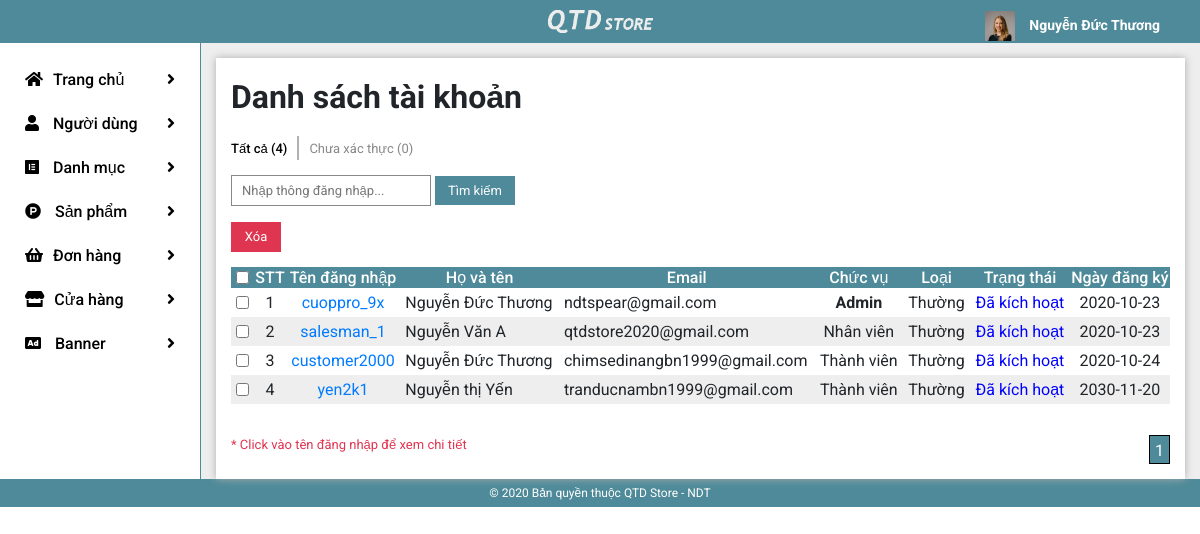
The page /admin/index.php?mod=users (signed in) on the database its author committed.
### tables this page shows
CREATE TABLE `tbl_users` (
  `user_id` int(11) NOT NULL,
  `username` varchar(32) NOT NULL,
  `password` varchar(50) NOT NULL,
  `first_name` varchar(30) NOT NULL,
  `last_name` varchar(7) NOT NULL,
  `date_of_birth` date DEFAULT NULL,
  `gender` enum('male','female','','') NOT NULL,
  `phone` varchar(11) NOT NULL,
  `email` varchar(50) NOT NULL,
  `position` enum('member','salesman','manager') NOT NULL DEFAULT 'member',
  `address` varchar(100) DEFAULT NULL,
  `img_id` int(11) DEFAULT 1,
  `active_token` varchar(40) DEFAULT NULL,
  `is_active` enum('0','1') NOT NULL DEFAULT '0',
  `reset_token` varchar(40) DEFAULT NULL,
  `reg_date` date NOT NULL DEFAULT current_timestamp(),
  `region_id` int(11) DEFAULT NULL
);

### admin/libraries/database.php (called while the page is built, shortened)
<?php
function db_query($query_string) {
    global $conn;
    $result = mysqli_query($conn, $query_string);
    return $result;
}
function db_fetch_row($query_string) {
    $mysqli_result = db_query($query_string);
    $result = mysqli_fetch_assoc($mysqli_result);
    return $result;
}
function db_fetch_array($query_string) {
    $result = array();
    $mysqli_result = db_query($query_string);
    while ($row = mysqli_fetch_assoc($mysqli_result)) {
        $result[] = $row;
    }
    return $result;
}
function db_num_rows($query_string) {
    $mysqli_result = db_query($query_string);
	return mysqli_num_rows($mysqli_result);
}

### admin/modules/users/controllers/indexController.php (called while the page is built, shortened)
<?php
function indexAction()
{
    $list_user = check_pagging();
    $data['list_user'] = $list_user;
    load_view('index', $data);
}

### admin/core/router.php (called while the page is built, shortened)
<?php
$action_name = get_action().'Action';
call_function(array('construct', $action_name));

### admin/core/appload.php (called while the page is built, shortened)
<?php
require CONFIGPATH . DIRECTORY_SEPARATOR . 'database.php';
require LIBPATH . DIRECTORY_SEPARATOR . 'database.php';
require COREPATH . DIRECTORY_SEPARATOR . 'base.php';
require COREPATH . DIRECTORY_SEPARATOR . 'router.php';

### admin/index.php (called while the page is built, shortened)
<?php
require COREPATH.DIRECTORY_SEPARATOR.'appload.php';

### admin/modules/users/views/indexView.php (the view, shortened to what this page needs)
<?php
get_header()
?>
<head>
    <link rel="stylesheet" href="public/css/form-search.css">
    <link rel="stylesheet" href="public/css/table.css">
</head>
<div id="wp-content">
    <div class="container-fluid">
        <div class="row">
            <div class="col-xl-2 sidebar">
                <?php get_sidebar() ?>
            </div>
            <div class="col-xl-10 content">
                <div class="main-content">
                    <h1>Danh sách tài khoản</h1>
                    <ul class="clear order-list">
                        <li class="active">
                            <a href="">Tất cả (<span class="num"><?php echo count($list_user) ?></span>)</a>
                        </li>
                        <li>
                            <a href="">Chưa xác thực (<span class="num">0</span>)</a>
                        </li>
                    </ul>
                    <form action="" method="get">
                        <input type="text" name="search" placeholder="Nhập thông đăng nhập..." id="search-box">
                        <input type="submit" name="btn_search" id="search" value="Tìm kiếm">
                    </form>
                    <form action="" method="post">
                        <button type="submit" name="btn_del" id="del">Xóa</button>
                        <div class="list">
                            <table>
                                <thead>
                                    <tr>
                                        <td>
                                            <input type="checkbox" name="select_all" id="select-all">
                                        </td>
                                        <td>STT</td>
                                        <td>Tên đăng nhập</td>
                                        <td>Họ và tên</td>
                                        <td>Email</td>
                                        <td>Chức vụ</td>
                                        <td>Loại</td>
                                        <td>Trạng thái</td>
                                        <td>Ngày đăng ký</td>
                                    </tr>
                                </thead>
                                <tbody>
                                    <?php
                                    $temp = 0;
                                    foreach ($list_user as $user) {
                                        $temp++;
                                    ?>
                                        <tr>
                                            <td>
                                                <input type="checkbox" name="select[]" value="<?php echo $user['user_id'] ?>" id="select">
                                            </td>
                                            <td><?php echo $temp ?></td>
                                            <td><a href="?mod=users&action=detail&id=<?php echo $user['user_id'] ?>"><?php echo $user['username'] ?></a></td>
                                            <td class="text-left"><?php echo $user['first_name'] . " " . $user['last_name'] ?></td>
                                            <td class="text-left"><?php echo $user['email'] ?></td>
                                            <td><?php echo check_position($user['position']) ?></td>
                                            <td>Thường</td>
                                            <td><?php echo check_active($user['is_active']) ?></td>
                                            <td><?php echo $user['reg_date'] ?></td>
                                        </tr>
                                    <?php
                                    }
                                    ?>
                                </tbody>
                            </table>
                        </div>
                    </form>
                    <div class="foot-table">
                        <span class="alert">* Click vào tên đăng nhập để xem chi tiết</span>
                        <?php
                        echo get_pagging("?mod=users");
                        ?>
                    </div>
                </div>
            </div>
        </div>
    </div>
</div>
<?php
get_footer()
?>

### admin/core/base.php (shortened to what this page needs)
<?php
function get_module() {
    global $config;
    $module = isset($_GET['mod']) ? $_GET['mod'] : $config['default_module'];
    return $module;
}
function call_function($list_function = array()) {
    if (is_array($list_function)) {
        foreach ($list_function as $f) {
            if (function_exists($f())) {
                $f();
            }
        }
    }
}
function load_view($name, $data_send = array()) {
    $data = $data_send;
    $path = MODULESPATH . DIRECTORY_SEPARATOR . get_module() . DIRECTORY_SEPARATOR . 'views' . DIRECTORY_SEPARATOR . $name . 'View.php';
    if (file_exists($path)) {
        require $path;
    } else {
        echo "Không tìm thấy {$path}";
    }
}
function get_header($name = '') {
    if (empty($name)) {
        $name = 'header';
    } else {
        $name = "header-{$name}";
    }
    $path = LAYOUTPATH . DIRECTORY_SEPARATOR . $name . '.php';
    if (file_exists($path)) {
        require $path;
    } else {
        echo "Không tìm thấy {$path}";
    }
}
function get_footer($name = '') {
    if (empty($name)) {
        $name = 'footer';
    } else {
        $name = "footer-{$name}";
    }
    $path = LAYOUTPATH . DIRECTORY_SEPARATOR . $name . '.php';
    if (file_exists($path)) {
        require $path;
    } else {
        echo "Không tìm thấy {$path}";
    }
}
function get_sidebar($name = '') {
    if (empty($name)) {
        $name = 'sidebar';
    } else {
        $name = "sidebar-{$name}";
    }
    $path = LAYOUTPATH . DIRECTORY_SEPARATOR . $name . '.php';
    if (file_exists($path)) {
        require $path;
    } else {
        echo "Không tìm thấy {$path}";
    }
}
?>

### admin/layout/header.php (shortened to what this page needs)
<html lang="en">
<head>
    <link rel="stylesheet" href="public/css/all.css">
    <link rel="stylesheet" href="public/css/reset.css">
    <link rel="stylesheet" href="public/css/bootstrap-grid.min.css">
    <link rel="stylesheet" href="public/css/main.css">
</head>
<body>
    <div id="wrapper">
        <div id="header">
            <div class="container-fluid">
                <div class="col-lg-5 col-md-4 col-sm-4 col-3">
                </div>
                <div class="col-lg-2 col-md-4 col-sm-4 col-6 logo">
                    <a href="?">
                        <img src="public/images/qtd_logo.png" class="img-fluid">
                    </a>
                </div>
                <div class="col-lg-5 col-md-4 col-sm-4 col-3">
                    <span class="right-header">
                        <span class="account-bar">
                            <img src="public/images/user-1.png" alt="">
                            <h3><?php
                                $user = db_fetch_row("SELECT * FROM `tbl_users` WHERE `username` = '{$_SESSION['user_login']}'");
                                echo $user['first_name'] . " " . $user['last_name'];
                                ?></h3>
                        </span>
                    </span>
                </div>
            </div>
        </div>
    </div>
</body>

### admin/layout/sidebar.php (shortened to what this page needs)
<ul class="clear action">
    <li>
        <a href="?"><span><i class="fas fa-home before"></i>Trang chủ <i class="fas fa-angle-right"></i></span></a>
    </li>
    <li>
        <span><i class="fas fa-user before"></i> Người dùng <i class="fas fa-angle-right"></i></span>
    </li>
    <li>
        <span><i class="fab fa-elementor before"></i> Danh mục <i class="fas fa-angle-right"></i></span>
    </li>
    <li>
        <span><i class="fab fa-product-hunt before"></i> Sản phẩm <i class="fas fa-angle-right"></i></span>
    </li>
    <li>
        <span><i class="fas fa-shopping-basket before"></i>Đơn hàng <i class="fas fa-angle-right"></i></span>
    </li>
    <li>
        <span><i class="fas fa-store before"></i>Cửa hàng <i class="fas fa-angle-right"></i></span>
    </li>
    <li>
        <span><i class="fas fa-ad before"></i> Banner <i class="fas fa-angle-right"></i></span>
    </li>
</ul>

### admin/modules/users/models/indexModel.php (shortened to what this page needs)
<?php
function check_active($is_active)
{
    if ($is_active == 1) {
        return "<span class='is-active'>Đã kích hoạt</span>";
    } else {
        return "<span class='not-active'>Chưa kích hoạt</span>";
    }
}
function check_position($postion)
{
    if ($postion == 'manager') {
        return '<strong>Admin</strong>';
    }
    if ($postion == 'salesman') {
        return 'Nhân viên';
    }
    if ($postion == 'member') {
        return 'Thành viên';
    }
}
function check_pagging()
{
    $total_row = db_num_rows("SELECT * FROM `tbl_users`");
    $num_per_page = 10;
    $page = isset($_GET['page']) ? (int)$_GET['page'] : 1;
    if ($total_row <= 10) {
        if (isset($_GET['is_active'])) {
            $result = db_fetch_array("SELECT * FROM `tbl_users` WHERE `is_active` = '0'");
            return $result;
        } else {
            $result = db_fetch_array("SELECT * FROM `tbl_users`");
            return $result;
        }
    }
}
function get_pagging($base_url)
{
    $total_row = db_num_rows("SELECT * FROM `tbl_users`");
    $num_per_page = 10;
    $num_page = ceil($total_row / $num_per_page);
    $page = isset($_GET['page']) ? (int)$_GET['page'] : 1;
    $str_pagging = "<ul class='clear pagging'>";
    if ($page <= 1 && !isset($_GET['page'])) {
        $str_pagging .= "";
    }
    for ($i = 1; $i <= $num_page; $i++) {
        $active = "";
        if ($i == $page) {
            $active = "class='active'";
        }
        $str_pagging .= "<li {$active}><a href=\"{$base_url}&page={$i}\">{$i}</a></li>";
    }
    $str_pagging .= "</ul>";
    return $str_pagging;
}

### admin/layout/footer.php (shortened to what this page needs)
<div id="footer">
    <span>&copy; 2020 Bản quyền thuộc QTD Store - NDT</span>
</div>
</html>

### admin/public/css/all.css (style rules this page uses)
.fa, .fas, .far, .fal, .fad, .fab { -moz-osx-font-smoothing: grayscale; -webkit-font-smoothing: antialiased; display: inline-block; font-style: normal; font-variant: normal; text-rendering: auto; line-height: 1; }
.fa-ad:before { content: "\f641"; }
.fa-angle-right:before { content: "\f105"; }
.fa-elementor:before { content: "\f430"; }
.fa-home:before { content: "\f015"; }
.fa-product-hunt:before { content: "\f288"; }
.fa-shopping-basket:before { content: "\f291"; }
.fa-store:before { content: "\f54e"; }
.fa-user:before { content: "\f007"; }
.fab { font-family: 'Font Awesome 5 Brands'; font-weight: 400; }
.fa, .fas { font-family: 'Font Awesome 5 Free'; font-weight: 900; }

### admin/public/css/main.css (style rules this page uses)
body { font-family: 'Roboto', sans-serif; }
#header { background: rgb(78, 138, 153); }
#header .container-fluid { display: flex; }
.logo { padding: 10px 45px; }
.img-fluid { width: 100%; height: auto; }
.foot-table { display: flex; justify-content: space-between; }
.right-header { display: flex; justify-content: flex-end; }
.account-bar { cursor: pointer; margin-right: 10px; position: relative; }
.account-bar img { width: 30px; height: 30px; }
.account-bar h3 { cursor: pointer; text-align: right; display: inline-block; padding-top: 15px; color: #fff; margin-bottom: 0; margin-left: 10px; font-size: 14px; }
ul.clear { list-style: none; padding: 0; margin: 0; }
ul.action { padding: 15px 0; }
ul.action li span { cursor: pointer; position: relative; display: block; padding: 10px; text-decoration: none; color: #000; font-weight: 500; background: #fff; border-radius: 5px; }
ul.action li a { display: block; text-decoration: none; }
ul.action li span i.fa-angle-right { position: absolute; top: 13px; right: 10px; transition: all .2s; }
ul.action li span i.before { margin-right: 10px; }
.content { padding-top: 15px; border-left: 1px solid rgb(78, 138, 153); min-height: 550px; background: #eee; }
.main-content { background: #fff; padding: 15px; height: 100%; box-shadow: 0 0 8px rgb(172, 172, 172); overflow: hidden; }
.content h1 { margin-bottom: 15px; }
ul.order-list { margin: 15px 0; display: flex; }
ul.order-list li { padding: 0 10px; border-right: 2px solid rgb(177, 177, 177); }
ul.order-list li:first-child { padding-left: 0; }
ul.order-list li:last-child { border: none; }
ul.order-list li a { color: #888; font-size: 13px; }
ul.order-list li.active a { color: #000; font-weight: 500; font-size: 13px; }
.is-active { color: blue; }
.text-left { text-align: left; }
ul.pagging { display: flex; }
ul.pagging li { margin-left: 5px; }
ul.pagging li a { display: inline-block; border: 1px solid #888; padding: 0 5px; padding-top: 3px; color: #888; text-decoration: none; }
ul.pagging li.active a { border: 1px solid #000; background: rgb(78, 138, 153); color: #fff; }
.alert { color: #e03550; font-size: 13px; }
#footer { background: rgb(78, 138, 153); color: #fff; padding: 5px 0; text-align: center; font-size: 12px; }

### admin/public/css/form-search.css (style rules this page uses)
form { width: 100%; overflow: hidden; }
#search-box { padding: 5px 10px; width: 200px; font-size: 13px; border: 1px solid #888; }
#search { padding: 5px 0; color: #fff; text-align: center; width: 80px; font-size: 13px; border: none; background: rgb(78, 138, 153); }
#del { padding: 5px 0; color: #fff; text-align: center; width: 50px; font-size: 13px; border: none; background: #e03550; }

### admin/public/css/table.css (style rules this page uses)
.list { width: 100%; }
table { margin: 15px 0; width: 100%; border-collapse: collapse; }
table thead tr td { font-weight: 500; text-align: center; background: rgb(78, 138, 153); color: #fff; }
table tbody tr td { text-align: center; padding: 5px; }
table tbody tr:nth-child(even) td { background: #eee; }
@media screen and (max-width: 1200px) { .content { min-height: 0; } }

### rows shown on the page
tbl_users: first_name "Nguyễn Đức", last_name "Thương", count($list_user) "4", username "cuoppro_9x", email "ndtspear@gmail.com", position "Admin", is_active "Đã kích hoạt", reg_date "2020-10-23"
tbl_users: username "salesman_1", first_name "Nguyễn Văn", last_name "A", email "qtdstore2020@gmail.com", position "Nhân viên", is_active "Đã kích hoạt", reg_date "2020-10-23"
tbl_users: username "customer2000", first_name "Nguyễn Đức", last_name "Thương", email "chimsedinangbn1999@gmail.com", position "Thành viên", is_active "Đã kích hoạt", reg_date "2020-10-24"
tbl_users: username "yen2k1", first_name "Nguyễn thị", last_name "Yến", email "tranducnambn1999@gmail.com", position "Thành viên", is_active "Đã kích hoạt", reg_date "2030-11-20"
